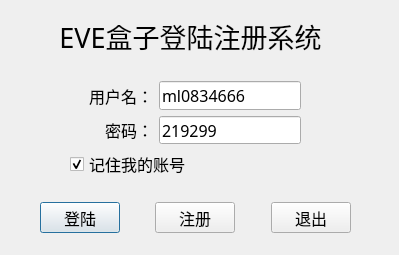
<?xml version="1.0" encoding="UTF-8"?>
<ui version="4.0">
 <class>sign_in</class>
 <widget class="QDialog" name="sign_in">
  <property name="geometry">
   <rect>
    <x>0</x>
    <y>0</y>
    <width>399</width>
    <height>255</height>
   </rect>
  </property>
  <property name="minimumSize">
   <size>
    <width>399</width>
    <height>255</height>
   </size>
  </property>
  <property name="maximumSize">
   <size>
    <width>399</width>
    <height>255</height>
   </size>
  </property>
  <property name="font">
   <font>
    <family>微软雅黑</family>
    <pointsize>12</pointsize>
   </font>
  </property>
  <property name="windowTitle">
   <string>EVE盒子_登录</string>
  </property>
  <widget class="QLabel" name="label_3">
   <property name="geometry">
    <rect>
     <x>50</x>
     <y>20</y>
     <width>281</width>
     <height>31</height>
    </rect>
   </property>
   <property name="font">
    <font>
     <pointsize>20</pointsize>
    </font>
   </property>
   <property name="text">
    <string>EVE盒子登陆注册系统</string>
   </property>
   <property name="alignment">
    <set>Qt::AlignCenter</set>
   </property>
  </widget>
  <widget class="QLabel" name="piclabel">
   <property name="geometry">
    <rect>
     <x>310</x>
     <y>80</y>
     <width>91</width>
     <height>91</height>
    </rect>
   </property>
   <property name="text">
    <string/>
   </property>
   <property name="pixmap">
    <pixmap resource="eves.qrc">:/images/log.png</pixmap>
   </property>
   <property name="scaledContents">
    <bool>true</bool>
   </property>
  </widget>
  <widget class="QWidget" name="layoutWidget">
   <property name="geometry">
    <rect>
     <x>11</x>
     <y>202</y>
     <width>369</width>
     <height>31</height>
    </rect>
   </property>
   <layout class="QHBoxLayout" name="horizontalLayout">
    <item>
     <spacer name="horizontalSpacer">
      <property name="orientation">
       <enum>Qt::Horizontal</enum>
      </property>
      <property name="sizeHint" stdset="0">
       <size>
        <width>40</width>
        <height>20</height>
       </size>
      </property>
     </spacer>
    </item>
    <item>
     <widget class="QPushButton" name="loginbtn">
      <property name="text">
       <string>登陆</string>
      </property>
      <property name="icon">
       <iconset resource="eves.qrc">
        <normaloff>:/images/Enter.png</normaloff>:/images/Enter.png</iconset>
      </property>
      <property name="checkable">
       <bool>false</bool>
      </property>
      <property name="checked">
       <bool>false</bool>
      </property>
      <property name="autoRepeat">
       <bool>false</bool>
      </property>
      <property name="autoExclusive">
       <bool>false</bool>
      </property>
     </widget>
    </item>
    <item>
     <spacer name="horizontalSpacer_2">
      <property name="orientation">
       <enum>Qt::Horizontal</enum>
      </property>
      <property name="sizeHint" stdset="0">
       <size>
        <width>40</width>
        <height>20</height>
       </size>
      </property>
     </spacer>
    </item>
    <item>
     <widget class="QPushButton" name="registerbtn">
      <property name="text">
       <string>注册</string>
      </property>
      <property name="icon">
       <iconset resource="eves.qrc">
        <normaloff>:/images/log.png</normaloff>:/images/log.png</iconset>
      </property>
     </widget>
    </item>
    <item>
     <spacer name="horizontalSpacer_3">
      <property name="orientation">
       <enum>Qt::Horizontal</enum>
      </property>
      <property name="sizeHint" stdset="0">
       <size>
        <width>40</width>
        <height>20</height>
       </size>
      </property>
     </spacer>
    </item>
    <item>
     <widget class="QPushButton" name="exitbtn">
      <property name="text">
       <string>退出</string>
      </property>
      <property name="icon">
       <iconset resource="eves.qrc">
        <normaloff>:/images/exit.png</normaloff>:/images/exit.png</iconset>
      </property>
     </widget>
    </item>
    <item>
     <spacer name="horizontalSpacer_4">
      <property name="orientation">
       <enum>Qt::Horizontal</enum>
      </property>
      <property name="sizeHint" stdset="0">
       <size>
        <width>40</width>
        <height>20</height>
       </size>
      </property>
     </spacer>
    </item>
   </layout>
  </widget>
  <widget class="QWidget" name="layoutWidget">
   <property name="geometry">
    <rect>
     <x>70</x>
     <y>81</y>
     <width>231</width>
     <height>97</height>
    </rect>
   </property>
   <layout class="QVBoxLayout" name="verticalLayout">
    <item>
     <layout class="QHBoxLayout" name="horizontalLayout_2">
      <item>
       <widget class="QLabel" name="label">
        <property name="font">
         <font>
          <pointsize>12</pointsize>
         </font>
        </property>
        <property name="text">
         <string>用户名：</string>
        </property>
        <property name="alignment">
         <set>Qt::AlignRight|Qt::AlignTrailing|Qt::AlignVCenter</set>
        </property>
       </widget>
      </item>
      <item>
       <widget class="QLineEdit" name="userline">
        <property name="sizePolicy">
         <sizepolicy hsizetype="Maximum" vsizetype="Fixed">
          <horstretch>0</horstretch>
          <verstretch>0</verstretch>
         </sizepolicy>
        </property>
        <property name="maximumSize">
         <size>
          <width>157</width>
          <height>16777215</height>
         </size>
        </property>
        <property name="font">
         <font>
          <pointsize>12</pointsize>
         </font>
        </property>
        <property name="text">
         <string>ml0834666</string>
        </property>
        <property name="alignment">
         <set>Qt::AlignLeading|Qt::AlignLeft|Qt::AlignVCenter</set>
        </property>
       </widget>
      </item>
     </layout>
    </item>
    <item>
     <layout class="QHBoxLayout" name="horizontalLayout_3">
      <item>
       <widget class="QLabel" name="label_2">
        <property name="font">
         <font>
          <pointsize>12</pointsize>
         </font>
        </property>
        <property name="text">
         <string>密码：</string>
        </property>
        <property name="textFormat">
         <enum>Qt::AutoText</enum>
        </property>
        <property name="alignment">
         <set>Qt::AlignRight|Qt::AlignTrailing|Qt::AlignVCenter</set>
        </property>
       </widget>
      </item>
      <item>
       <widget class="QLineEdit" name="passwordline">
        <property name="sizePolicy">
         <sizepolicy hsizetype="Maximum" vsizetype="Fixed">
          <horstretch>0</horstretch>
          <verstretch>0</verstretch>
         </sizepolicy>
        </property>
        <property name="maximumSize">
         <size>
          <width>157</width>
          <height>16777215</height>
         </size>
        </property>
        <property name="font">
         <font>
          <pointsize>12</pointsize>
         </font>
        </property>
        <property name="text">
         <string>219299</string>
        </property>
        <property name="alignment">
         <set>Qt::AlignLeading|Qt::AlignLeft|Qt::AlignVCenter</set>
        </property>
       </widget>
      </item>
     </layout>
    </item>
    <item>
     <widget class="QCheckBox" name="checkBox">
      <property name="font">
       <font>
        <pointsize>12</pointsize>
       </font>
      </property>
      <property name="text">
       <string>记住我的账号</string>
      </property>
      <property name="checked">
       <bool>true</bool>
      </property>
     </widget>
    </item>
   </layout>
  </widget>
  <zorder>layoutWidget</zorder>
  <zorder>layoutWidget</zorder>
  <zorder>label_3</zorder>
  <zorder>piclabel</zorder>
 </widget>
 <tabstops>
  <tabstop>userline</tabstop>
  <tabstop>passwordline</tabstop>
  <tabstop>checkBox</tabstop>
  <tabstop>loginbtn</tabstop>
  <tabstop>exitbtn</tabstop>
 </tabstops>
 <resources>
  <include location="eves.qrc"/>
 </resources>
 <connections/>
</ui>
